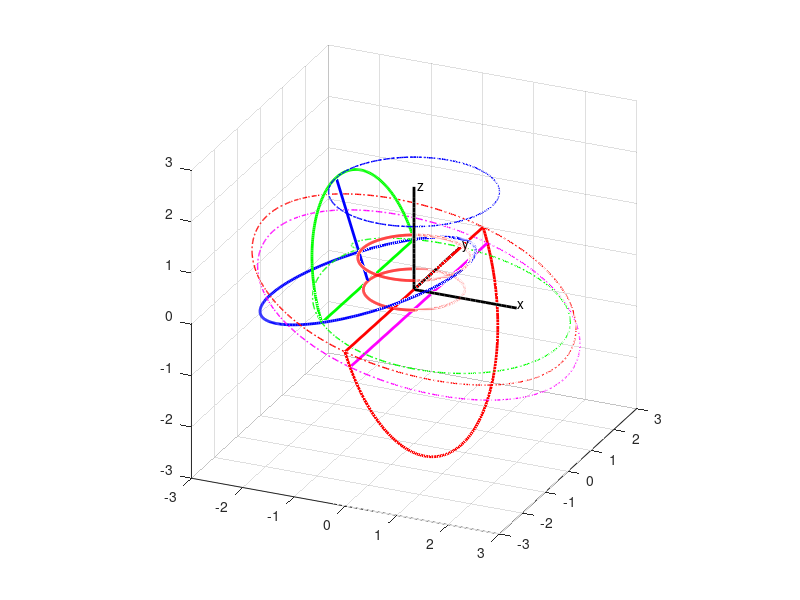

Reproduce this figure in MATLAB.
% Plot moving 3D gear set with same size but lower part
% (show lower semi circle). The center of the smaller half piece
% is fixed.
% The max/min volume ratio depends on the angle
% try alpha=9, beta=gamma=18 (which leads to 2.6).
% Mengtang Li
% Apr 19
clear; clf; close all;

figure('OuterPosition', [50 50 1000 1000]);
grid minor; grid on; hold on;
% plot x-axis
xaxis_x = 0:0.1:2;
xaxis_y = zeros(1,size(xaxis_x,2));
xaxis_z = zeros(1,size(xaxis_x,2));
% plot y-axis
yaxis_x = zeros(1,size(xaxis_x,2));
yaxis_y = 0:0.1:2;
yaxis_z = zeros(1,size(xaxis_x,2));
% plot z-axis
zaxis_x = zeros(1,size(xaxis_x,2));
zaxis_y = zeros(1,size(xaxis_x,2));
zaxis_z = 0:0.1:2;
% specify the lengh of axis
xlim([-3 3]); ylim([-3 3]); zlim([-3 3]);
plot3(xaxis_x,xaxis_y,xaxis_z,'k','linewidth',2);
grid on; grid minor; hold on;
plot3(yaxis_x,yaxis_y,yaxis_z,'k','linewidth',2);
plot3(zaxis_x,zaxis_y,zaxis_z,'k','linewidth',2);
% legend('x-axis', 'y-axis', 'z-axis');
text(2.0,0.05,0.05,'x');
text(0.05,2.0,0.05,'y');
text(0.05,0.05,2.0,'z');
daspect([1 1 1]);
view(24,24);


alpha = 9*pi/180;
beta = 18*pi/180;
R = 1;
L = R*(2*sin(beta)-tan(beta))/(tan(beta)*sin(beta));
h = L;
angle = 0:0.01:2*pi;
n = size(angle,2);
x_record1 = zeros(1,n);
y_record1 = zeros(1,n);
z_record1 = zeros(1,n);
x_record2 = zeros(1,n);
y_record2 = zeros(1,n);
z_record2 = zeros(1,n);
x_record3 = zeros(1,n);
y_record3 = zeros(1,n);
z_record3 = zeros(1,n);
x_record4 = zeros(1,n);
y_record4 = zeros(1,n);
z_record4 = zeros(1,n);
x_record5 = zeros(1,n);
y_record5 = zeros(1,n);
z_record5 = zeros(1,n);
x_record6 = zeros(1,n);
y_record6 = zeros(1,n);
z_record6 = zeros(1,n);

plot3(L*sin(beta)*cos(angle), L*sin(beta)*sin(angle), 0*angle, 'r', 'linewidth',2)
plot3(R*cos(angle), R*sin(angle), 0*angle+2*R*sin(beta), 'r', 'linewidth',2)
pause(2);

for i = 1:1:n
    wt = angle(i);
    
%     Ainv = [ (3^(1/2)*cos(2*wt))/2,  (3^(1/2)*sin(2*wt))/2,    1/2;
%         -sin(2*wt),               cos(2*wt),              0;
%         -cos(2*wt)/2,            -sin(2*wt)/2,         3^(1/2)/2;];
    
    Ainv = [  cos(beta)*cos(2*wt),   cos(beta)*sin(2*wt),    sin(beta);
              -sin(2*wt),          cos(2*wt),                    0;
            -sin(beta)*cos(2*wt),   -sin(beta)*sin(2*wt),    cos(beta);];
    
    Binv = [ cos(-wt) sin(-wt) 0;
        -sin(-wt) cos(-wt) 0;
        0       0       1;];
    
    C = Binv*Ainv;
    % Now the C is correct
    
    % distance between origin and center of rotating circle
    R_x = -L*sin(beta)*cos(2*wt);
    R_y = -L*sin(beta)*sin(2*wt);
    R_z = 0;
    
    % the rotating circle [BLUE]
    theta = 0:0.02:2*pi;
    rho_x = 2*R*(cos(theta)*C(1,1)+sin(theta)*C(2,1));
    rho_y = 2*R*(cos(theta)*C(1,2)+sin(theta)*C(2,2));
    rho_z = 2*R*(cos(theta)*C(1,3)+sin(theta)*C(2,3));
    
    % half circle, shown in the upper position here [GREEN] (0~180)
    phi = 0:0.02:pi;
    rho2_x = 2*R*(cos(phi)*C(2,1)+sin(phi)*C(3,1));
    rho2_y = 2*R*(cos(phi)*C(2,2)+sin(phi)*C(3,2));
    rho2_z = 2*R*(cos(phi)*C(2,3)+sin(phi)*C(3,3));
    
    % big half circle [RED] (180~360)
    phi = pi:0.02:2*pi;
    rho2_xe = 3*R*cos(phi)*C(2,1)+(3*R*sin(phi)-h)*C(3,1);
    rho2_ye = 3*R*cos(phi)*C(2,2)+(3*R*sin(phi)-h)*C(3,2);
    rho2_ze = 3*R*cos(phi)*C(2,3)+(3*R*sin(phi)-h)*C(3,3);
    % lowered big half circle [CAYON] (pi+asin(0.1)~2*pi-asin(0.1))
    phi2 = (pi+asin(0.1)):0.02:(2*pi-asin(0.1));
    rho2_xe2 = 3*R*cos(phi2)*C(2,1)+(3*R*sin(phi2)-(h-3*R*0.1))*C(3,1);
    rho2_ye2 = 3*R*cos(phi2)*C(2,2)+(3*R*sin(phi2)-(h-3*R*0.1))*C(3,2);
    rho2_ze2 = 3*R*cos(phi2)*C(2,3)+(3*R*sin(phi2)-(h-3*R*0.1))*C(3,3);
    
    % vertex of normal vector of radius R in moving frame {BLUE}
    rho_xvt = 0+0+2*R*C(3,1);
    rho_yvt = 0+0+2*R*C(3,2);
    rho_zvt = 0+0+2*R*C(3,3);
    % 1st point (0 deg) in moving frame [on BLUE circle]
    rho_x1 = 2*R*(cos(0)*C(1,1)+sin(0)*C(2,1));
    rho_y1 = 2*R*(cos(0)*C(1,2)+sin(0)*C(2,2));
    rho_z1 = 2*R*(cos(0)*C(1,3)+sin(0)*C(2,3));
    % 2nd point (90 deg) in moving frame [on BLUE circle]
    rho_x2 = 2*R*(cos(pi/2)*C(1,1)+sin(pi/2)*C(2,1));
    rho_y2 = 2*R*(cos(pi/2)*C(1,2)+sin(pi/2)*C(2,2));
    rho_z2 = 2*R*(cos(pi/2)*C(1,3)+sin(pi/2)*C(2,3));
    % 3rd point (180 deg) in moving frame [on BLUE circle]
    rho_x3 = 2*R*(cos(pi)*C(1,1)+sin(pi)*C(2,1));
    rho_y3 = 2*R*(cos(pi)*C(1,2)+sin(pi)*C(2,2));
    rho_z3 = 2*R*(cos(pi)*C(1,3)+sin(pi)*C(2,3));
    % 4th point (270 deg) in moving frame [on BLUE circle]
    rho_x4 = 2*R*(cos(3*pi/2)*C(1,1)+sin(3*pi/2)*C(2,1));
    rho_y4 = 2*R*(cos(3*pi/2)*C(1,2)+sin(3*pi/2)*C(2,2));
    rho_z4 = 2*R*(cos(3*pi/2)*C(1,3)+sin(3*pi/2)*C(2,3));
    % 2nd point (90 deg) in big half cicle [RED]
    rho_x2e = 3*R*cos(pi/2)*C(1,1)+3*R*sin(pi/2)*C(2,1)-h*C(3,1);
    rho_y2e = 3*R*cos(pi/2)*C(1,2)+3*R*sin(pi/2)*C(2,2)-h*C(3,2);
    rho_z2e = 3*R*cos(pi/2)*C(1,3)+3*R*sin(pi/2)*C(2,3)-h*C(3,3);
    % 2nd point (90 deg) in LOWERED big half cicle [CAYON]
    rho_x2e2 = 3*R*cos(pi+asin(0.1))*C(2,1)+(3*R*sin(pi+asin(0.1))-(h-3*R*0.1))*C(3,1);
    rho_y2e2 = 3*R*cos(pi+asin(0.1))*C(2,2)+(3*R*sin(pi+asin(0.1))-(h-3*R*0.1))*C(3,2);
    rho_z2e2 = 3*R*cos(pi+asin(0.1))*C(2,3)+(3*R*sin(pi+asin(0.1))-(h-3*R*0.1))*C(3,3);
    % 4th point (270 deg) in big half cicle [RED]
    rho_x4e = 3*R*cos(3*pi/2)*C(1,1)+3*R*sin(3*pi/2)*C(2,1)-h*C(3,1);
    rho_y4e = 3*R*cos(3*pi/2)*C(1,2)+3*R*sin(3*pi/2)*C(2,2)-h*C(3,2);
    rho_z4e = 3*R*cos(3*pi/2)*C(1,3)+3*R*sin(3*pi/2)*C(2,3)-h*C(3,3);
    % 4th point (270 deg) in LOWERED big half cicle [RED]
    rho_x4e2 = 3*R*cos(2*pi-asin(0.1))*C(2,1)+(3*R*sin(2*pi-asin(0.1))-(h-3*R*0.1))*C(3,1);
    rho_y4e2 = 3*R*cos(2*pi-asin(0.1))*C(2,2)+(3*R*sin(2*pi-asin(0.1))-(h-3*R*0.1))*C(3,2);
    rho_z4e2 = 3*R*cos(2*pi-asin(0.1))*C(2,3)+(3*R*sin(2*pi-asin(0.1))-(h-3*R*0.1))*C(3,3);
    % center of moving circle in fixed frame [center of BLUE circle]
    r_x = R_x + rho_x;
    r_y = R_y + rho_y;
    r_z = R_z + rho_z;
    % vertex of normal vector of radius R in fixed frame [BLUE line]
    r_xvt = R_x + rho_xvt;  x_record1(i) = r_xvt;
    r_yvt = R_y + rho_yvt;  y_record1(i) = r_yvt;
    r_zvt = R_z + rho_zvt;  z_record1(i) = r_zvt;
    % 1st point (0 deg) in fixed frame [not shown]
    r_x1 = R_x + rho_x1;  x_record2(i) = r_x1;
    r_y1 = R_y + rho_y1;  y_record2(i) = r_y1;
    r_z1 = R_z + rho_z1;  z_record2(i) = r_z1;
    % 2nd point (90 deg) in fixed frame [GREEN line]
    r_x2 = R_x + rho_x2;  x_record3(i) = r_x2;
    r_y2 = R_y + rho_y2;  y_record3(i) = r_y2;
    r_z2 = R_z + rho_z2;  z_record3(i) = r_z2;
    % 3rd point (180 deg) in fixed frame [not shown]
    r_x3 = R_x + rho_x3;
    r_y3 = R_y + rho_y3;
    r_z3 = R_z + rho_z3;
    % 4th point (270 deg) in fixed frame [GREEN line]
    r_x4 = R_x + rho_x4;
    r_y4 = R_y + rho_y4;
    r_z4 = R_z + rho_z4;
    % lower part half circle [GREEN half circle]
    r2_x = R_x + rho2_x;
    r2_y = R_y + rho2_y;
    r2_z = R_z + rho2_z;
    % half circle [RED half circle]
    r2_xe = R_x + rho2_xe; 
    r2_ye = R_y + rho2_ye;
    r2_ze = R_z + rho2_ze + cos(beta)*h;
    % LOWERED half circle [CAYON half circle]
    r2_xe2 = R_x + rho2_xe2 + 0.3*R*sin(beta); % just translation. same
    r2_ye2 = R_y + rho2_ye2 + 0;         % trajectory.
    r2_ze2 = R_z + rho2_ze2 + cos(beta)*h - 0.3*R*cos(beta);
    % extended 2nd point (90 deg) in moving frame
    r_x2e = R_x + rho_x2e;  x_record4(i) = r_x2e;
    r_y2e = R_y + rho_y2e;  y_record4(i) = r_y2e;
    r_z2e = R_z + rho_z2e + cos(beta)*h;  z_record4(i) = r_z2e;
    %!! lowered extended 2nd point (90 deg) in moving frame
    r_x2e2 = R_x + rho_x2e2 + 0.3*R*sin(beta);  x_record5(i) = r_x2e2;
    r_y2e2 = R_y + rho_y2e2 + 0;  y_record5(i) = r_y2e2;
    r_z2e2 = R_z + rho_z2e2 + cos(beta)*h - 0.3*R*cos(beta);  z_record5(i) = r_z2e2;
    % extended 4th point (270 deg) in moving frame
    r_x4e = R_x + rho_x4e;
    r_y4e = R_y + rho_y4e;
    r_z4e = R_z + rho_z4e + cos(beta)*h;
    %!! lowered extended 4th point (270 deg) in moving frame
    r_x4e2 = R_x + rho_x4e2 + 0.3*R*sin(beta);
    r_y4e2 = R_y + rho_y4e2 + 0;
    r_z4e2 = R_z + rho_z4e2 + cos(beta)*h - 0.3*R*cos(beta);
    
    x_record6(i) = (r_x2e2+r_x4e2)/2;
    y_record6(i) = (r_y2e2+r_y4e2)/2;
    z_record6(i) = (r_z2e2+r_z4e2)/2;
    
    plotcircle1 = plot3(r_x,r_y,r_z,'b','linewidth',2);
    plotcircle2 = plot3(r2_x,r2_y,r2_z,'g','linewidth',2);
    plotcircle3 = plot3(r2_xe,r2_ye,r2_ze,'r','linewidth',2);
    plotcircle4 = plot3(r2_xe2,r2_ye2,r2_ze2,'m','linewidth',2);
    plotline0 = plot3([R_x; r_xvt], [R_y; r_yvt], [R_z; r_zvt],'b','linewidth',2);
    plotline1 = plot3([r_x2; r_x4], [r_y2; r_y4], [r_z2; r_z4],'g','linewidth',2); %!!
    plotline2 = plot3([r_x2e; r_x4e], [r_y2e; r_y4e], [r_z2e; r_z4e],'r','linewidth',2);
    plotline3 = plot3([r_x2e2; r_x4e2], [r_y2e2; r_y4e2], [r_z2e2; r_z4e2],'m','linewidth',2);
    
    pause(0.02);
    if (i < n)
        delete(plotcircle1);
        delete(plotcircle2);
        delete(plotcircle3);
        delete(plotcircle4);
        delete(plotline0);
        delete(plotline1);
        delete(plotline2);
        delete(plotline3);
    end
    
end
plot3(x_record1, y_record1, z_record1, 'b-.','linewidth',1);
plot3(x_record3, y_record3, z_record3, 'g-.','linewidth',1);
plot3(x_record4, y_record4, z_record4, 'r-.','linewidth',1);
plot3(x_record5, y_record5, z_record5, 'm-.','linewidth',1);
plot3(x_record6, y_record6, z_record6, 'k-.','linewidth',1);